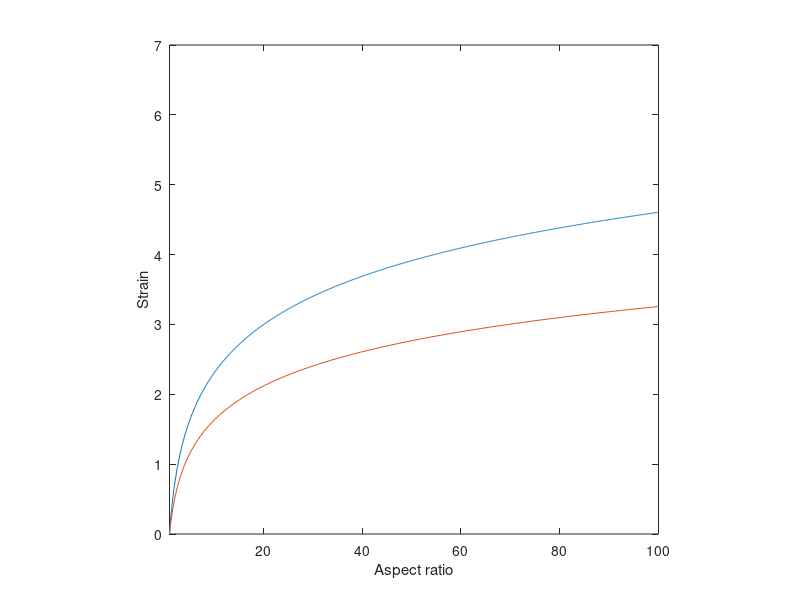

MATLAB code for this plot:
% plot aspect ratio vs strain
% 2024.12.23

a1 = 1:0.1:100;
a2 = a1;
a3 = ones(size(a1));
r_a = a1./a3;

b1 = 1:0.1:100;
b2 = ones(size(b1));
b3 = 1./b1;
r_b = b1./b3;

Strain_a = sqrt((log(a1./a2)).^2+(log(a2./a3)).^2);
Strain_b = sqrt((log(b1./b2)).^2+(log(b2./b3)).^2);

plot(r_a,Strain_a,r_b,Strain_b)
xlabel('Aspect ratio');
ylabel('Strain');
xlim([1 100]);
axis square